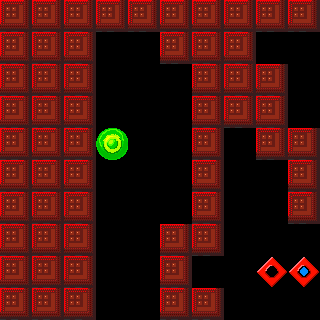

Rendered tile map (Tiled .tmx) drawn with the repository's tilesets; below, a short description and the map source with its tile grids summarised:
An orthogonal 10x10 tile map with 32x32 px tiles, 1 tile layer (Foreground).

<map version="1.0" orientation="orthogonal" renderorder="right-down" width="10" height="10" tilewidth="32" tileheight="32" nextobjectid="7">
 <tileset firstgid="1" name="Foreground" tilewidth="256" tileheight="32" tilecount="6" columns="0">
  <tile id="0">
   <image width="32" height="32" source="../player/ship.png" />
  </tile>
  <tile id="1">
   <image width="32" height="32" source="../tiles/collision_tile.png" />
  </tile>
  <tile id="2">
   <image width="32" height="32" source="../tiles/bounce_tile.png" />
  </tile>
  <tile id="3">
   <image width="256" height="32" source="../objects/coin_sheet.png" />
  </tile>
  <tile id="4">
   <image width="32" height="32" source="../tiles/metal_tile.png" />
  </tile>
  <tile id="5">
   <image width="192" height="32" source="../enemies/seeker/seeker.png" />
  </tile>
 </tileset>
 <layer name="Foreground" width="10" height="10">
  <data>[100 cells, 60 non-empty, 3 distinct tile ids]</data>
 </layer>
</map>
